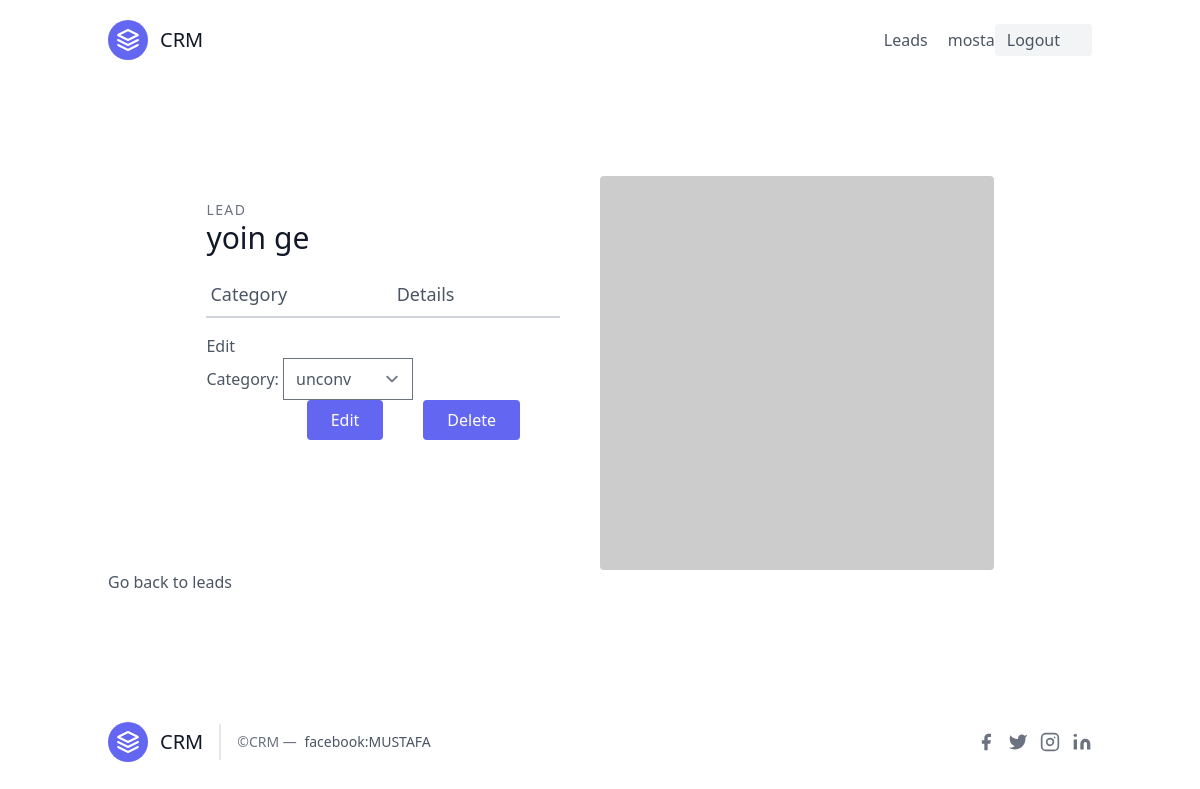
Screenshot of /leads/3/category/ (signed in) with the database file from the repository.
### leads/models.py (models this page shows, shortened)
class User(AbstractUser):
    is_oraganisor = models.BooleanField(default=True)
    is_agent = models.BooleanField(default=False)

class Lead(models.Model):
    source_choices =(
        ('YouTube','YouTube'),
        ('Google', 'Google'),
        ('Newsletter', 'Newsletter'),
    )
    first_name = models.CharField(max_length=20)
    last_name = models.CharField(max_length=20)
    age = models.IntegerField(default=0)
    data_added=models.DateTimeField(auto_now_add=True)
    agent = models.ForeignKey("Agent",null=True,blank=True,on_delete=models.SET_NULL)
    oraganisation = models.ForeignKey(UserProfile,on_delete=models.CASCADE)
    phoned = models.BooleanField(default =False)
    source = models.CharField(choices=source_choices ,max_length=100)
    profile_picture=models.ImageField(upload_to='profile_pics',blank=True ,null=True)
    special_files = models.FileField(blank=True ,null=True)
    category = models.ForeignKey("Category",related_name="leads" , null=True,blank = True,on_delete=models.SET_NULL)

### leads/views.py (the view, shortened to what this page needs)
# urls.py: path("<int:pk>/category/",LeadCategroyUpdateView.as_view(),name="lead-category-update"),
class LeadCategroyUpdateView(LoginRequiredMixin,UpdateView):
    template_name='lead_category_update.html'
    form_class=LeadCategoryUpdateForm
    context_object_name='leads'
    def get_queryset(self) :
        user=self.request.user
        if user.is_oraganisor:
            queryset = Lead.objects.filter(oraganisation=user.userprofile)
        else:
            queryset = Lead.objects.filter(oraganisation=user.agent.oraganisation)
            queryset = queryset.filter(agent__user=user)
        return queryset

### leads/forms.py
class LeadCategoryUpdateForm(forms.ModelForm):
     class Meta:
        model =Lead
        fields =['category']

### leads/models.py (called while the page is built)
    def __str__(self):
        return self.name

### leads/templates/lead_category_update.html (shortened to what this page needs)
{% extends "base.html" %}
{% load tailwind_filters %}
{% block content %}
   <section class="text-gray-600 body-font overflow-hidden">
  <div class="container px-5 py-24 mx-auto">
    <div class="lg:w-4/5 mx-auto flex flex-wrap">
      <div class="lg:w-1/2 w-full lg:pr-10 lg:py-6 mb-6 lg:mb-0">
        <h2 class="text-sm title-font text-gray-500 tracking-widest">LEAD</h2>
        <h1 class="text-gray-900 text-3xl title-font font-medium mb-4">{{leads.first_name}}  {{leads.last_name}}</h1>
        <div class="flex mb-4">
          <a href="{% url 'leads:lead-category-update' leads.pk %}" class="flex-grow border-b-2 border-gray-300 py-2 text-lg px-1"> Category </a>
          <a href= "{% url 'leads:lead_update' leads.pk %}" class="flex-grow border-b-2 border-gray-300 py-2 text-lg px-1"> Details</a>
        </div>
      <div class="max-w-lg mx-left"">
          <h1> Edit  </h1>
        <form method="post">
        {{ form|crispy }}
  <div class="flex justify-end">
         <button class="flex mr-10 text-white bg-indigo-500 border-0 py-2 px-6 focus:outline-none hover:bg-indigo-600 rounded" type="submit" class="btn btn-primary">
                Edit
               </button>
          <a class="flex mr-10 text-white bg-indigo-500 border-0 py-2 px-6 focus:outline-none hover:bg-indigo-600 rounded" href='#'> Delete </a>
              </div>
        </form>
    </div>
      </div>
      <img alt="ecommerce" class="lg:w-1/2 w-full lg:h-auto h-64 object-cover object-center rounded" src="https://dummyimage.com/400x400">
    </div>
    <a href= '{% url 'leads:lead' %}'>Go back to leads </a>
  </div>
</section>
    <body>
    </body>
{% endblock content %}

### templates/navbar.html (shortened to what this page needs)
<header class="text-gray-600 body-font">
  <div class="container mx-auto flex flex-wrap p-5 flex-col md:flex-row items-center">
    <a class="flex title-font font-medium items-center text-gray-900 mb-4 md:mb-0">
      <svg xmlns="http://www.w3.org/2000/svg" fill="none" stroke="currentColor" stroke-linecap="round" stroke-linejoin="round" stroke-width="2" class="w-10 h-10 text-white p-2 bg-indigo-500 rounded-full" viewBox="0 0 24 24">
        <path d="M12 2L2 7l10 5 10-5-10-5zM2 17l10 5 10-5M2 12l10 5 10-5"></path>
      </svg>
      <span class="ml-3 text-xl">CRM</span>
    </a>
    <nav class="md:ml-auto flex flex-wrap items-center text-base justify-center">
      <a href="{% url 'leads:lead' %}" class="mr-5 hover:text-gray-900">Leads</a>
    </nav>
    {% if request.user.is_authenticated %}
    {{request.user.username}}
    <a href="{% url 'logout' %}"> <button class="inline-flex items-center bg-gray-100 border-0 py-1 px-3 focus:outline-none hover:bg-gray-200 rounded text-base mt-4 md:mt-0">Logout
      <svg fill="none" stroke="currentColor" stroke-linecap="round" stroke-linejoin="round" stroke-width="2" class="w-4 h-4 ml-1" viewBox="0 0 24 24">
       </svg>
    </button>
    </a>
    {% endif %}
  </div>
</header>

### rows the page displays
User: user.username "mosta"
Lead: first_name "yoin", last_name "ge", category "unconv"
